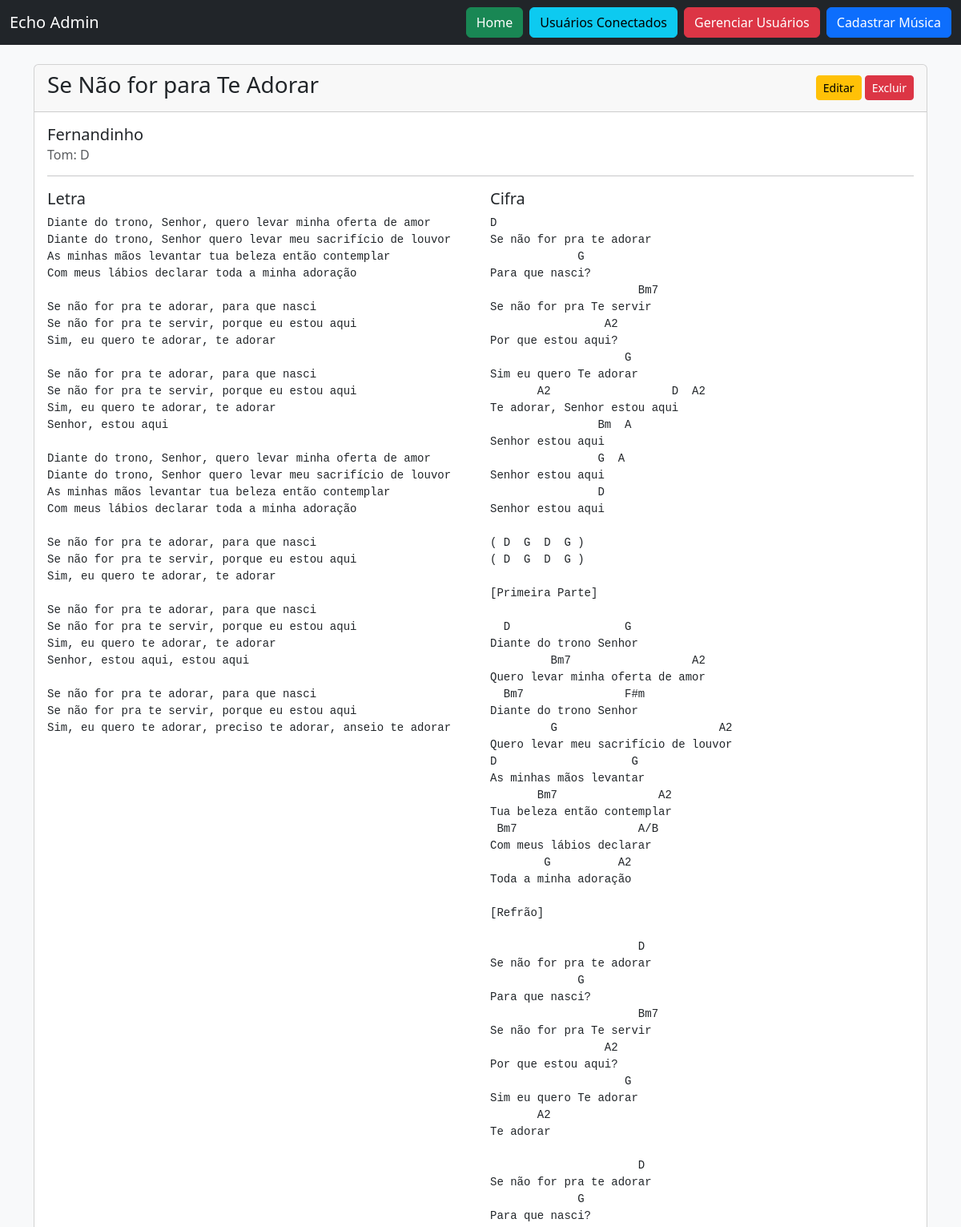
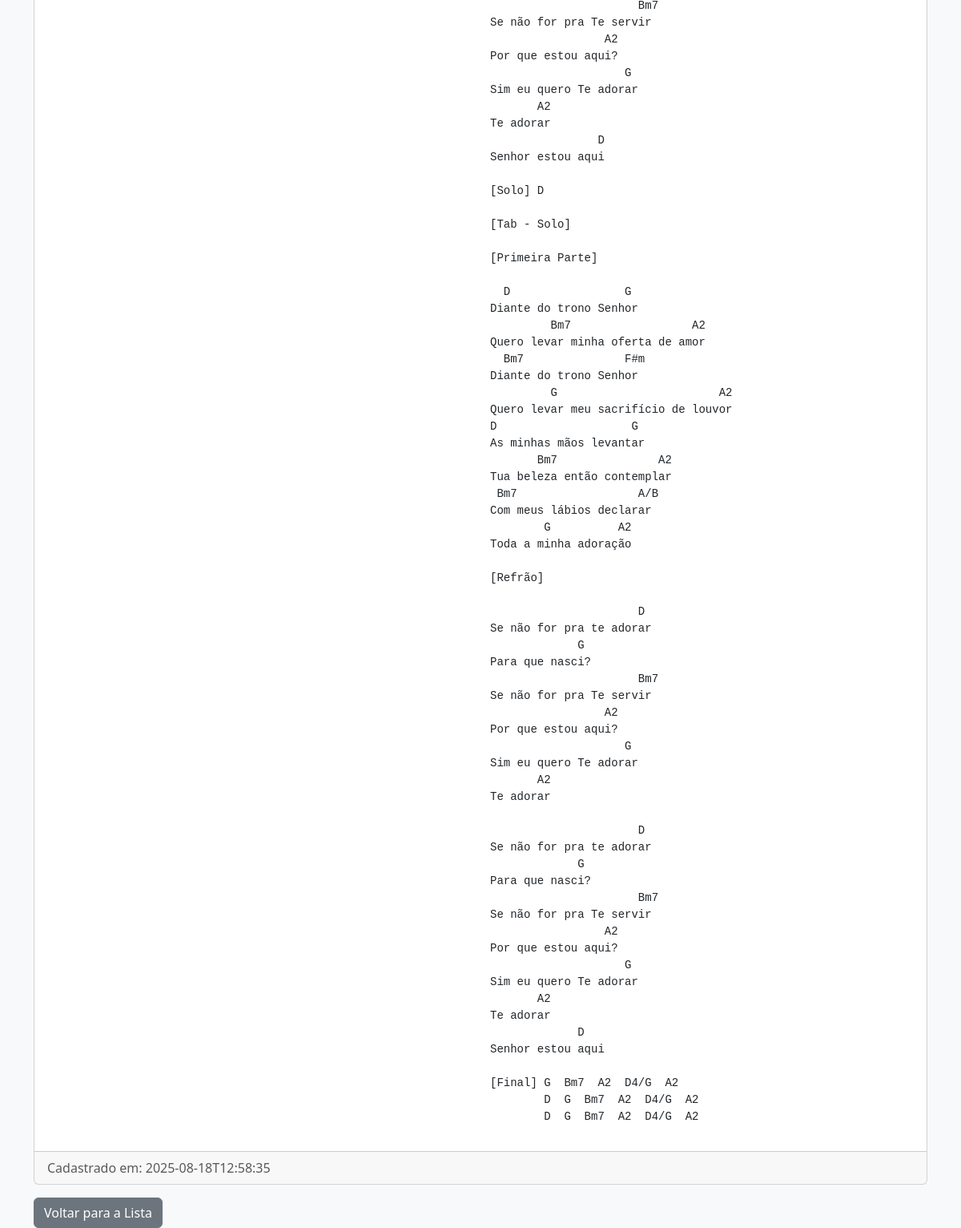
Page /cifras/19 on the committed database (2 pictures, top to bottom).
### tables this page shows
CREATE TABLE cifras (
            id INTEGER PRIMARY KEY AUTOINCREMENT,
            titulo TEXT NOT NULL,
            banda TEXT NOT NULL,
            tom TEXT NOT NULL,
            capotraste TEXT,
            afinacao TEXT,
            letra TEXT NOT NULL,
            cifra TEXT NOT NULL,
            arquivo TEXT,
            created_at TEXT NOT NULL
        );

### app.py (the view)
@app.route("/cifras/<int:cifra_id>")
def detalhar_cifra(cifra_id):
    conn = get_cifras_conn()
    cur = conn.cursor()
    cur.execute("SELECT * FROM cifras WHERE id = ?", (cifra_id,))
    row = cur.fetchone()
    conn.close()
    if not row:
        flash("Registro não encontrado.", "warning")
        return redirect(url_for("listar_cifras"))
    return render_template("detail.html", m=row)

### app.py (called while the page is built)
def get_cifras_conn():
    conn = sqlite3.connect(CIFRAS_DB_PATH)
    conn.row_factory = sqlite3.Row
    return conn

### templates/detail.html
{% extends 'base.html' %}
{% block content %}
    <div class="card">
        <div class="card-header d-flex justify-content-between align-items-center">
            <h3>{{ m.titulo }}</h3>
            <div>
                <a href="{{ url_for('editar_cifra', cifra_id=m.id) }}" class="btn btn-sm btn-warning">Editar</a>
                <form action="{{ url_for('excluir_cifra', cifra_id=m.id) }}" method="POST" class="d-inline" onsubmit="return confirm('Tem certeza que deseja excluir esta cifra?');">
                    <button type="submit" class="btn btn-sm btn-danger">Excluir</button>
                </form>
            </div>
        </div>
        <div class="card-body">
            <h5 class="card-title">{{ m.banda }}</h5>
            <h6 class="card-subtitle mb-2 text-muted">Tom: {{ m.tom }}</h6>
            <hr>
            <div class="row">
                <div class="col-md-6">
                    <h5>Letra</h5>
                    <pre>{{ m.letra }}</pre>
                </div>
                <div class="col-md-6">
                    <h5>Cifra</h5>
                    <pre>{{ m.cifra }}</pre>
                </div>
            </div>
        </div>
        <div class="card-footer text-muted">
            Cadastrado em: {{ m.created_at }}
        </div>
    </div>
    <a href="{{ url_for('listar_cifras') }}" class="btn btn-secondary mt-3">Voltar para a Lista</a>
{% endblock %}

### templates/base.html (style rules this page uses)
body { background-color: #f8f9fa; }

### rows in the picture
cifras: titulo "Se Não for para Te Adorar", banda "Fernandinho", tom "D", letra "Diante do trono, Senhor, quero levar minha oferta de amor Diante do trono, Senhor quero levar meu sacrifício de louvor As minhas mãos levantar tua beleza então contemplar Com meus lábios declarar toda a minha adoração Se não for pra te adorar, para que nasci Se não for pra te servir, porque eu estou aqui Sim, eu quero te adorar, te adorar Se não for pra te adorar, para que nasci Se não for pra te servir, porque eu estou aqui Sim, eu quero te adorar, te adorar Senhor, estou aqui Diante do trono, Senhor, quero levar minha oferta de amor Diante do trono, Senhor quero levar meu sacrifício de louvor As minhas mãos levantar tua beleza então contemplar Com meus lábios declarar toda a minha…", cifra "D Se não for pra te adorar G Para que nasci? Bm7 Se não for pra Te servir A2 Por que estou aqui? G Sim eu quero Te adorar A2 D A2 Te adorar, Senhor estou aqui Bm A Senhor estou aqui G A Senhor estou aqui D Senhor estou aqui ( D G D G ) ( D G D G ) [Primeira Parte] D G Diante do trono Senhor Bm7 A2 Quero levar minha oferta de amor Bm7 F#m Diante do trono Senhor G A2 Quero levar meu sacrifício de louvor D G As minhas mãos levantar Bm7 A2 Tua beleza então contemplar Bm7 A/B Com meus lábios declarar G A2 Toda a minha adoração [Refrão] D Se não for pra te adorar G Para que nasci? Bm7 Se não for pra Te servir A2 Por que estou aqui? G Sim eu quero Te adorar A2 Te adorar D Se não for pra te adorar…", created_at "2025-08-18T12:58:35"
